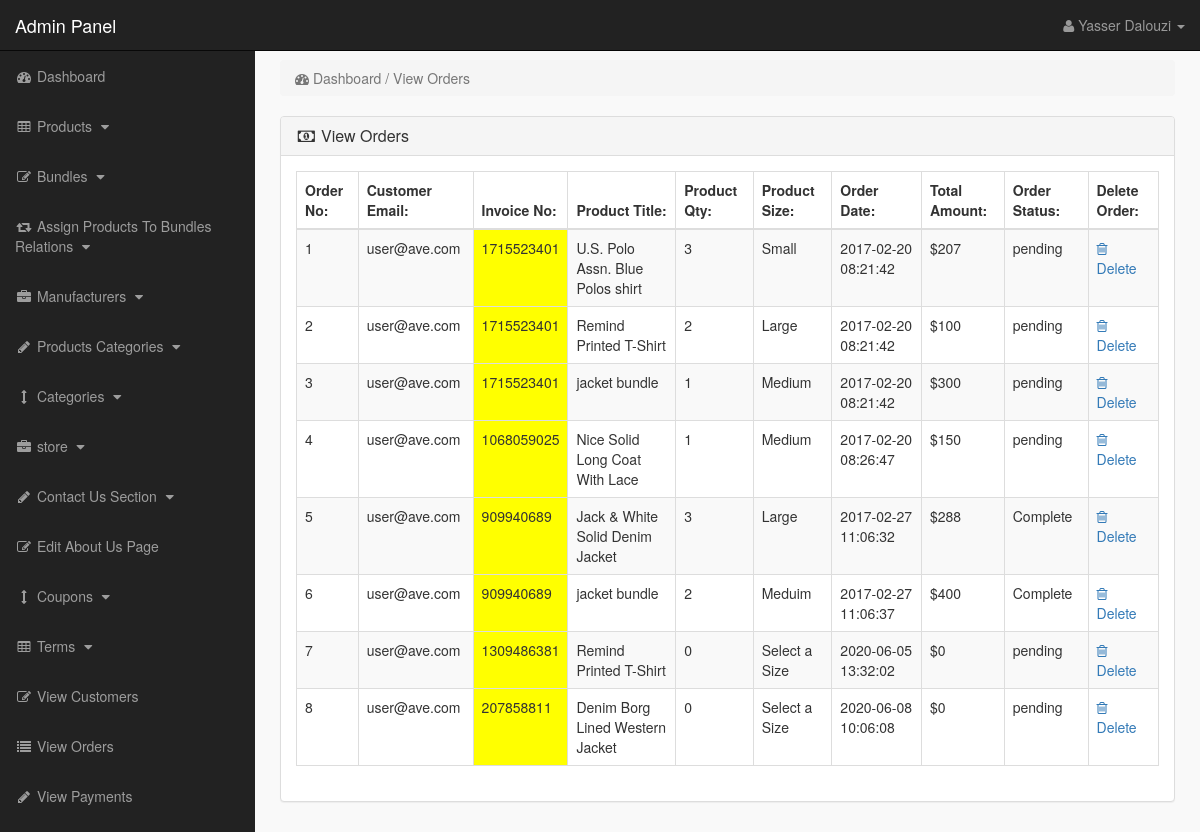
Screenshot of /admin_area/index.php?view_orders (signed in) with the database file from the repository.
### tables this page shows
CREATE TABLE `pending_orders` (
  `order_id` int(10) NOT NULL,
  `customer_id` int(10) NOT NULL,
  `invoice_no` int(10) NOT NULL,
  `product_id` text NOT NULL,
  `qty` int(10) NOT NULL,
  `size` text NOT NULL,
  `order_status` text NOT NULL
);

CREATE TABLE `customers` (
  `customer_id` int(10) NOT NULL,
  `customer_name` varchar(255) NOT NULL,
  `customer_email` varchar(255) NOT NULL,
  `customer_pass` varchar(255) NOT NULL,
  `customer_country` text NOT NULL,
  `customer_city` text NOT NULL,
  `customer_contact` varchar(255) NOT NULL,
  `customer_address` text NOT NULL,
  `customer_image` text NOT NULL,
  `customer_ip` varchar(255) NOT NULL,
  `customer_confirm_code` text NOT NULL
);

CREATE TABLE `products` (
  `product_id` int(10) NOT NULL,
  `p_cat_id` int(10) NOT NULL,
  `cat_id` int(10) NOT NULL,
  `manufacturer_id` int(10) NOT NULL,
  `date` timestamp NOT NULL DEFAULT current_timestamp() ON UPDATE current_timestamp(),
  `product_title` text NOT NULL,
  `product_url` text NOT NULL,
  `product_img1` text NOT NULL,
  `product_img2` text NOT NULL,
  `product_img3` text NOT NULL,
  `product_price` int(10) NOT NULL,
  `product_psp_price` int(100) NOT NULL,
  `product_desc` text NOT NULL,
  `product_features` text NOT NULL,
  `product_video` text NOT NULL,
  `product_keywords` text NOT NULL,
  `product_label` text NOT NULL,
  `status` varchar(255) NOT NULL,
  `in_stock` tinyint(1) NOT NULL DEFAULT 1
);

CREATE TABLE `customer_orders` (
  `order_id` int(10) NOT NULL,
  `customer_id` int(10) NOT NULL,
  `due_amount` int(100) NOT NULL,
  `invoice_no` int(100) NOT NULL,
  `qty` int(10) NOT NULL,
  `size` text NOT NULL,
  `order_date` timestamp NOT NULL DEFAULT current_timestamp() ON UPDATE current_timestamp(),
  `order_status` text NOT NULL
);

### admin_area/view_orders.php (the view)
<?php
if(!isset($_SESSION['admin_email'])){
echo "<script>window.open('login.php','_self')</script>";
}
else {
?>
<div class="row">
<div class="col-lg-12">
<ol class="breadcrumb">
<li class="active">
<i class="fa fa-dashboard"></i> Dashboard / View Orders
</li>
</ol>
</div>
</div>
<div class="row">
<div class="col-lg-12">
<div class="panel panel-default">
<div class="panel-heading">
<h3 class="panel-title">
<i class="fa fa-money fa-fw"></i> View Orders
</h3>
</div>
<div class="panel-body">
<div class="table-responsive">
<table class="table table-bordered table-hover table-striped">
<thead>
<tr>
<th>Order No:</th>
<th>Customer Email:</th>
<th>Invoice No:</th>
<th>Product Title:</th>
<th>Product Qty:</th>
<th>Product Size:</th>
<th>Order Date:</th>
<th>Total Amount:</th>
<th>Order Status:</th>
<th>Delete Order:</th>
</tr>
</thead>
<tbody>
<?php
$i = 0;
$get_orders = "select * from pending_orders";
$run_orders = mysqli_query($con,$get_orders);
while ($row_orders = mysqli_fetch_array($run_orders)) {
$order_id = $row_orders['order_id'];
$c_id = $row_orders['customer_id'];
$invoice_no = $row_orders['invoice_no'];
$product_id = $row_orders['product_id'];
$qty = $row_orders['qty'];
$size = $row_orders['size'];
$order_status = $row_orders['order_status'];
$get_products = "select * from products where product_id='$product_id'";
$run_products = mysqli_query($con,$get_products);
$row_products = mysqli_fetch_array($run_products);
$product_title = $row_products['product_title'];
$i++;
?>
<tr>
<td><?php echo $i; ?></td>
<td>
<?php
$get_customer = "select * from customers where customer_id='$c_id'";
$run_customer = mysqli_query($con,$get_customer);
$row_customer = mysqli_fetch_array($run_customer);
$customer_email = $row_customer['customer_email'];
echo $customer_email;
 ?>
 </td>
<td bgcolor="yellow" ><?php echo $invoice_no; ?></td>
<td><?php echo $product_title; ?></td>
<td><?php echo $qty; ?></td>
<td><?php echo $size; ?></td>
<td>
<?php
$get_customer_order = "select * from customer_orders where order_id='$order_id'";
$run_customer_order = mysqli_query($con,$get_customer_order);
$row_customer_order = mysqli_fetch_array($run_customer_order);
$order_date = $row_customer_order['order_date'];
$due_amount = $row_customer_order['due_amount'];
echo $order_date;
?>
</td>
<td>$<?php echo $due_amount; ?></td>
<td>
<?php
if($order_status=='pending'){
echo $order_status='pending';
}
else{
echo $order_status='Complete';
}
?>
</td>
<td>
<a href="index.php?order_delete=<?php echo $order_id; ?>" >
<i class="fa fa-trash-o" ></i> Delete
</a>
</td>
</tr>
<?php } ?>
</tbody>
</table>
</div>
</div>
</div>
</div>
</div>
<?php } ?>

### admin_area/includes/sidebar.php (shortened to what this page needs)
<?php
if(!isset($_SESSION['admin_email'])){
echo "<script>window.open('login.php','_self')</script>";
}
else {
?>
<nav class="navbar navbar-inverse navbar-fixed-top" >
<div class="navbar-header" >
<a class="navbar-brand" href="index.php?dashboard" >Admin Panel</a>
</div>
<ul class="nav navbar-right top-nav" >
<li class="dropdown" >
<a href="#" class="dropdown-toggle" data-toggle="dropdown" >
<i class="fa fa-user" ></i>
<?php echo $admin_name; ?> <b class="caret" ></b>
</a>
</li>
</ul>
<div class="collapse navbar-collapse navbar-ex1-collapse">
<ul class="nav navbar-nav side-nav">
<li>
<a href="index.php?dashboard">
<i class="fa fa-fw fa-dashboard"></i> Dashboard
</a>
</li>
<li>
<a href="#" data-toggle="collapse" data-target="#products">
<i class="fa fa-fw fa-table"></i> Products
<i class="fa fa-fw fa-caret-down"></i>
</a>
</li>
<li>
<a href="#" data-toggle="collapse" data-target="#bundles">
<i class="fa fa-fw fa-edit"></i> Bundles
<i class="fa fa-fw fa-caret-down"></i>
</a>
</li>
<li>
<a href="#" data-toggle="collapse" data-target="#relations">
<i class="fa fa-fw fa-retweet"></i> Assign Products To Bundles Relations
<i class="fa fa-fw fa-caret-down"></i>
</a>
</li>
<li>
<a href="#" data-toggle="collapse" data-target="#manufacturers">
<i class="fa fa-fw fa-briefcase"></i> Manufacturers
<i class="fa fa-fw fa-caret-down"></i>
</a>
</li>
<li>
<a href="#" data-toggle="collapse" data-target="#p_cat">
<i class="fa fa-fw fa-pencil"></i> Products Categories
<i class="fa fa-fw fa-caret-down"></i>
</a>
</li>
<li>
<a href="#" data-toggle="collapse" data-target="#cat">
<i class="fa fa-fw fa-arrows-v"></i> Categories
<i class="fa fa-fw fa-caret-down"></i>
</a>
</li>
<li>
<a href="#" data-toggle="collapse" data-target="#store">
<i class="fa fa-fw fa-briefcase"></i> store
<i class="fa fa-fw fa-caret-down"></i>
</a>
</li>
<li>
<a href="#" data-toggle="collapse" data-target="#contact_us">
<i class="fa fa-fw fa-pencil"> </i> Contact Us Section
<i class="fa fa-fw fa-caret-down"></i>
</a>
</li>
<li>
<a href="index.php?edit_about_us">
<i class="fa fa-fw fa-edit"></i> Edit About Us Page
</a>
</li>
<li>
<a href="#" data-toggle="collapse" data-target="#coupons">
<i class="fa fa-fw fa-arrows-v"></i> Coupons
<i class="fa fa-fw fa-caret-down"></i>
</a>
</li>
<li>
<a href="#" data-toggle="collapse" data-target="#terms" >
<i class="fa fa-fw fa-table"></i> Terms
<i class="fa fa-fw fa-caret-down"></i>
</a>
</li>
<li>
<a href="index.php?view_customers">
<i class="fa fa-fw fa-edit"></i> View Customers
</a>
</li>
<li>
<a href="index.php?view_orders">
<i class="fa fa-fw fa-list"></i> View Orders
</a>
</li>
<li>
<a href="index.php?view_payments">
<i class="fa fa-fw fa-pencil"></i> View Payments
</a>
</li>
<li>
<a href="#" data-toggle="collapse" data-target="#users">
</a>
</li>
</ul>
</div>
</nav>
<?php } ?>

### admin_area/css/style.css (style rules this page uses)
body { margin-top:100px; }
@media (min-width: 768px) { body { margin-top:50px; } }
.top-nav { padding:0 15px; }
.top-nav>li { display:inline-block; float:left; }
.top-nav>li>a { padding-top:15px; padding-bottom:15px; line-height:20px; color:#999; }
@media (min-width: 768px) { .side-nav { position:fixed; top:51px; width:255px; border-radius:0; overflow-y:auto; background-color: #222; bottom:0; overflow-x:hidden; padding-bottom:40px; } }
@media (min-width: 768px) { .side-nav>li>a { width:255px; } }
.panel-body { border-radius:5px; }

### rows the page displays
pending_orders: customer.customer_email "user@ave.com", invoice_no "1715523401", product.product_title "U.S. Polo Assn. Blue Polos shirt", qty "3", size "Small", customer_orders.order_date "2017-02-20 08:21:42", customer_orders.due_amount "207"
pending_orders: customer.customer_email "user@ave.com", invoice_no "1715523401", product.product_title "Remind Printed T-Shirt", qty "2", size "Large", customer_orders.order_date "2017-02-20 08:21:42", customer_orders.due_amount "100"
pending_orders: customer.customer_email "user@ave.com", invoice_no "1715523401", product.product_title "jacket bundle", qty "1", size "Medium", customer_orders.order_date "2017-02-20 08:21:42", customer_orders.due_amount "300"
pending_orders: customer.customer_email "user@ave.com", invoice_no "1068059025", product.product_title "Nice Solid Long Coat With Lace", qty "1", size "Medium", customer_orders.order_date "2017-02-20 08:26:47", customer_orders.due_amount "150"
pending_orders: customer.customer_email "user@ave.com", invoice_no "909940689", product.product_title "Jack & White Solid Denim Jacket", qty "3", size "Large", customer_orders.order_date "2017-02-27 11:06:32", customer_orders.due_amount "288"
pending_orders: customer.customer_email "user@ave.com", invoice_no "909940689", product.product_title "jacket bundle", qty "2", size "Meduim", customer_orders.order_date "2017-02-27 11:06:37", customer_orders.due_amount "400"
pending_orders: customer.customer_email "user@ave.com", invoice_no "1309486381", product.product_title "Remind Printed T-Shirt", qty "0", size "Select a Size", customer_orders.order_date "2020-06-05 13:32:02", customer_orders.due_amount "0"
pending_orders: customer.customer_email "user@ave.com", invoice_no "207858811", product.product_title "Denim Borg Lined Western Jacket", qty "0", size "Select a Size", customer_orders.order_date "2020-06-08 10:06:08", customer_orders.due_amount "0"

### other values shown
$admin_name "Yasser Dalouzi"
